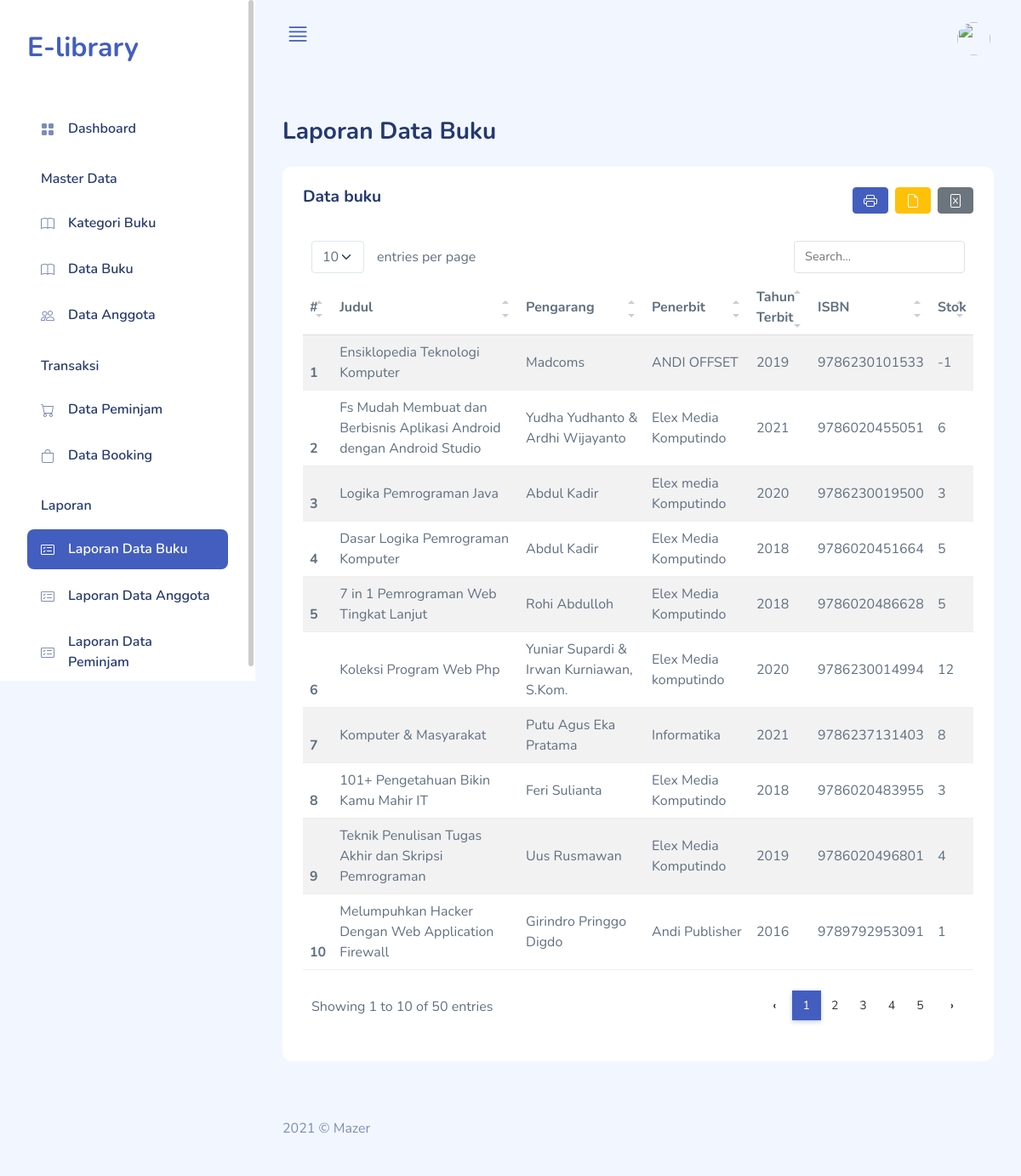
Page /index.php/laporan/laporan_buku on the earlier database version.
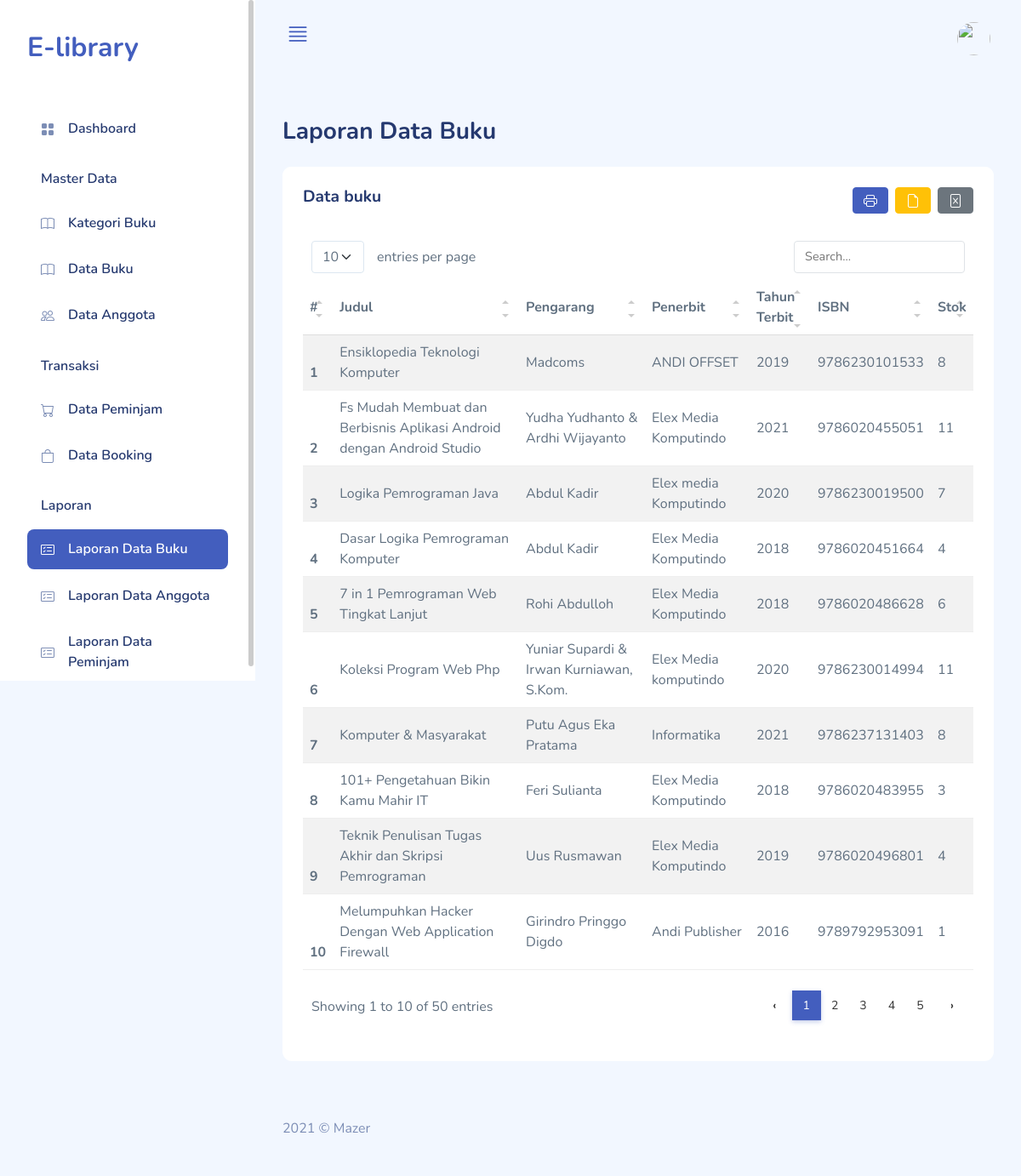
Same page on the later database version.
### tables this page shows
CREATE TABLE `buku` (
  `id` int(11) NOT NULL,
  `judul_buku` varchar(128) DEFAULT NULL,
  `id_kategori` int(11) DEFAULT NULL,
  `pengarang` varchar(64) DEFAULT NULL,
  `penerbit` varchar(64) DEFAULT NULL,
  `tahun_terbit` year(4) DEFAULT NULL,
  `isbn` varchar(64) DEFAULT NULL,
  `stok` int(11) DEFAULT NULL,
  `dipinjam` int(11) DEFAULT NULL,
  `dibooking` int(11) DEFAULT NULL,
  `image` varchar(256) DEFAULT NULL,
  `jml_halaman` int(11) DEFAULT NULL
);

### application/controllers/Laporan.php (called while the page is built, shortened)
<?php
class Laporan extends CI_Controller
{
  public function laporan_buku()
  {
    $data['judul'] = 'Laporan Data Buku';
    $data['user'] = $this->ModelUser->cekData(['email' => $this->session->userdata('email')])->row_array();
    $data['buku'] = $this->ModelBuku->getBuku()->result_array();
    $data['kategori'] = $this->ModelBuku->getKategori()->result_array();
    $this->load->view('templates/header', $data);
    $this->load->view('templates/sidebar', $data);
    $this->load->view('templates/topbar', $data);
    $this->load->view('buku/laporan_buku', $data);
    $this->load->view('templates/footer');
  }
}

### index.php (called while the page is built, shortened)
<?php
require_once BASEPATH.'core/CodeIgniter.php';

### application/models/ModelBuku.php (called while the page is built, shortened)
<?php
class ModelBuku extends CI_Model
{
    public function getBuku()
    {
        return $this->db->get('buku');
    }
}

### application/views/buku/laporan_buku.php (the view)
<div id="main-content">
  <div class="page-heading">
    <div class="page-title">
      <div class="row">
        <div class="col-12 col-md-6 order-md-1 order-last mb-3">
          <h3>Laporan Data Buku</h3>
        </div>
      </div>
    </div>
    <div class="row">
      <div class="col-12">
        <div class="card">
          <div class="card-header d-flex justify-content-between">
            <h4>Data buku</h4>
            <div class="d-flex">
              <a href="<?= base_url('laporan/cetak_laporan_buku'); ?>" class="btn btn-primary d-flex align-items-center" title="Print">
                <i class="bi bi-printer"></i>
              </a>
              <a href="<?= base_url('laporan/laporan_buku_pdf'); ?>" class="btn btn-warning d-flex align-items-center mx-2" title="Download Pdf">
                <i class="bi bi-file-earmark"></i>
              </a>
              <a href="<?= base_url('laporan/export_excel'); ?>" class="btn btn-secondary d-flex align-items-center" title="Download Excel">
                <i class="bi bi-file-excel"></i>
              </a>
            </div>
          </div>
          <div class="card-body">
            <table class="table table-striped" id="table1">
              <thead>
                <tr>
                  <th>#</th>
                  <th>Judul</th>
                  <th>Pengarang</th>
                  <th>Penerbit</th>
                  <th>Tahun Terbit</th>
                  <th>ISBN</th>
                  <th>Stok</th>
                </tr>
              </thead>
              <tbody>
                <?php $i = 1;
                foreach ($buku as $b) : ?>
                  <tr>
                    <th scope="row"><?= $i++; ?></th>
                    <td><?= $b['judul_buku']; ?></td>
                    <td><?= $b['pengarang']; ?></td>
                    <td><?= $b['penerbit']; ?></td>
                    <td><?= $b['tahun_terbit']; ?></td>
                    <td><?= $b['isbn']; ?></td>
                    <td><?= $b['stok']; ?></td>
                  </tr>
                <?php endforeach; ?>
              </tbody>
            </table>
          </div>
        </div>
      </div>
    </div>
  </div>

Differences in the rows shown:
changed buku "Ensiklopedia Teknologi Komputer": stok "-1" → "8"
changed buku "Fs Mudah Membuat dan Berbisnis Aplikasi Android dengan Android Studio": stok "6" → "11"
changed buku "Logika Pemrograman Java": stok "3" → "7"
changed buku "Dasar Logika Pemrograman Komputer": stok "5" → "4"
changed buku "7 in 1 Pemrograman Web Tingkat Lanjut": stok "5" → "6"
changed buku "Koleksi Program Web Php": stok "12" → "11"
